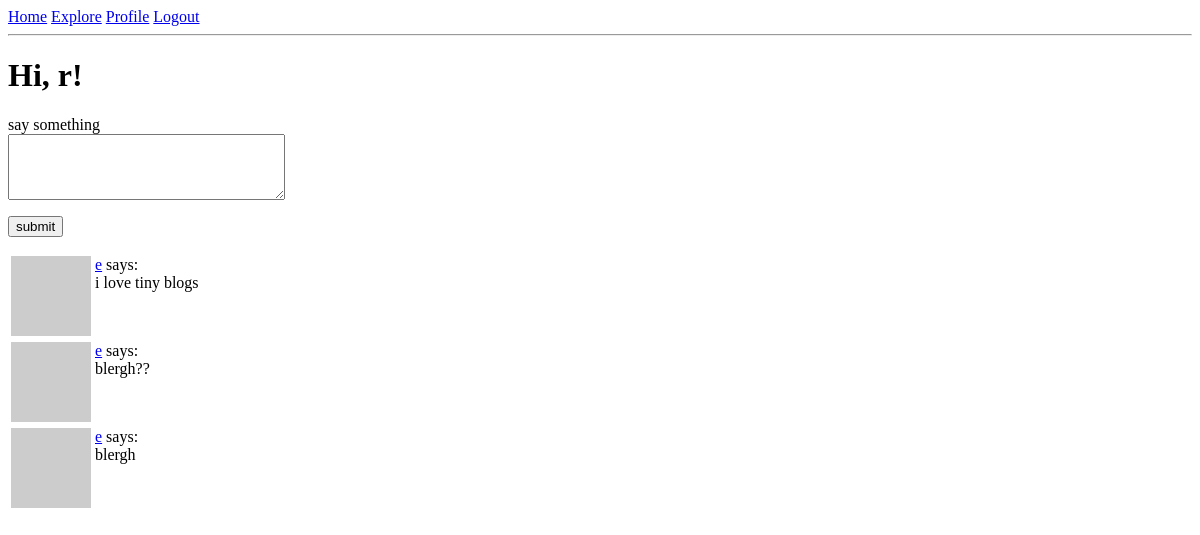
The page /index (signed in) on the database as committed earlier.
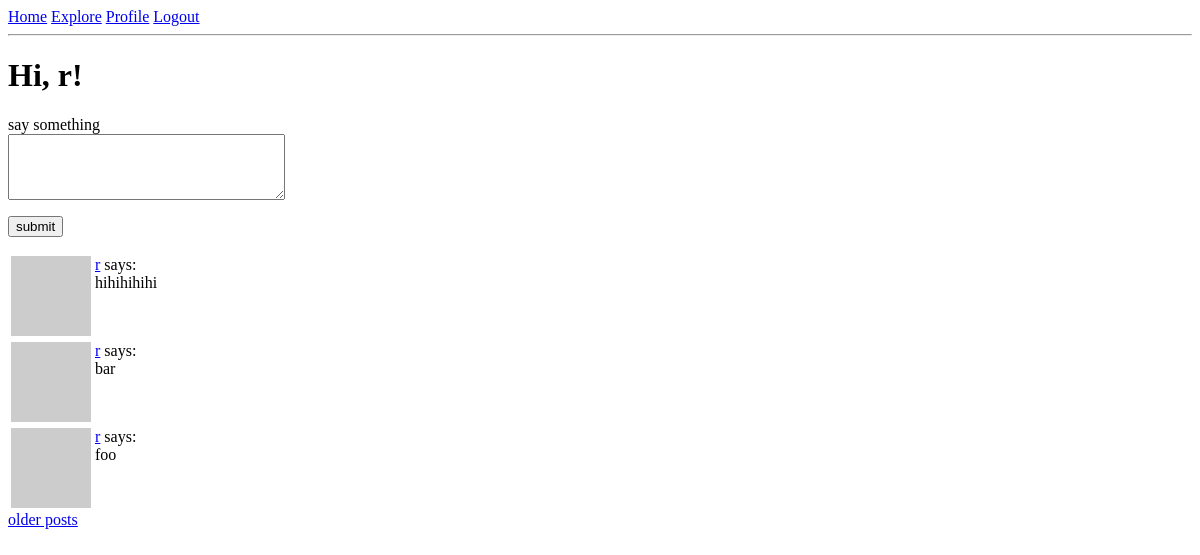
The same page on the database as committed later.
### app/models.py (models this page shows, shortened)
class User(UserMixin, db.Model):
    id = db.Column(db.Integer, primary_key=True)
    username = db.Column(db.String(64), index=True, unique=True)
    email = db.Column(db.String(120), index=True, unique=True)
    password_hash = db.Column(db.String(128))
    about_me = db.Column(db.String(140))
    last_seen = db.Column(db.DateTime, default = datetime.utcnow)
    posts = db.relationship('Post', backref='author', lazy='dynamic')
    followed = db.relationship(
        'User', secondary=followers,
        primaryjoin=(followers.c.follower_id == id),
        secondaryjoin=(followers.c.followed_id == id),
        backref=db.backref('followers', lazy='dynamic'), lazy='dynamic'
    )
    def avatar(self, size):
        digest = md5(self.email.lower().encode('utf-8')).hexdigest()
        return 'https://www.gravatar.com/avatar/{}?d=retro&s={}'.format(digest, size)
    def followed_posts(self):
        followed = Post.query.join( #1- followers association table, 2- join condition
            followers, (followers.c.followed_id == Post.user_id)).filter(
                followers.c.follower_id == self.id)
        own = Post.query.filter_by(user_id = self.id) #assign user_id (me) to self.id - try filter_by(self.id) - does this work?
        return followed.union(own).order_by(Post.timestamp.desc())

class Post(db.Model):
    id = db.Column(db.Integer, primary_key=True)
    body = db.Column(db.String(140))
    timestamp = db.Column(db.DateTime, index=True, default=datetime.utcnow)
    user_id = db.Column(db.Integer, db.ForeignKey('user.id'))

### app/routes.py (the view)
@app.route('/', methods=['GET', 'POST'])
@app.route('/index', methods=['GET', 'POST'])
@login_required
def index():
    form = PostForm()
    if form.validate_on_submit():
        post = Post(body=form.post.data, author=current_user)
        db.session.add(post)
        db.session.commit()
        flash('your post is now live')
        return redirect(url_for('index'))
    page = request.args.get('page', 1, type=int)
    posts = current_user.followed_posts().paginate(
        page, app.config['POSTS_PER_PAGE'], False) #same level as 'return' so we can reference it in index
    next_url = url_for('index', page=posts.next_num) if posts.has_next else None
    prev_url = url_for('index', page=posts.prev_num) if posts.has_prev else None
    return render_template('index.html', title='Home', posts=posts.items, form=form, next_url=next_url, prev_url=prev_url)

### app/forms.py
class PostForm(FlaskForm):
    post = TextAreaField('say something', validators=[
        DataRequired(), Length(min=1, max=140)])
    submit = SubmitField('submit')

### app/models.py (called while the page is built)
@login.user_loader
def load_user(id):
    return User.query.get(int(id))

### app/routes.py (called while the page is built)
@app.before_request
def before_request():
    if current_user.is_authenticated:
        current_user.last_seen = datetime.utcnow()
        db.session.commit()

### app/templates/index.html (shortened to what this page needs)
{% extends "base.html" %}
{% block content %}
    <h1>Hi, {{ current_user.username }}!</h1>
    {% if form %}
        <form action="" method="post">
            <p>
                {{ form.post.label }}<br />
                {{ form.post(cols=32, rows=4)}}<br />
            </p>
            <p>{{ form.submit() }}</p>
        </form>
    {% endif %}
    {% for post in posts %}
       {% include '_post.html' %}
    {% endfor %}
    {% if next_url %}
        <a href="{{ next_url }}">older posts</a>
    {% endif %}
{% endblock %}

### app/templates/base.html (shortened to what this page needs)
<html>
    <head>
    </head>
    <body>
        <a href="{{ url_for('index') }}">Home</a>
        <a href="{{ url_for('explore') }}">Explore</a>
        {% if current_user.is_anonymous %}
        <a href="{{ url_for('login') }}">Login</a>
        {% else %}
        <a href="{{ url_for('user', username=current_user.username) }}">Profile</a>
        <a href="{{ url_for('logout') }}">Logout</a>
        {% endif %}
        <hr>
        {% block content %}{% endblock %}
    </body>
</html>

### app/templates/_post.html
<table>
    <tr valign="top">
        <td>
            <a href="{{ url_for('user', username=post.author.username) }}">
                <img src="{{ post.author.avatar(36) }}">
            </a>
        </td>
        <td>
            <a href="{{ url_for('user', username=post.author.username) }}">{{ post.author.username }}</a>
            says:<br />{{ post.body }}
        </td>
    </tr>
</table>

Rows that differ between the two databases and show on the page:
no longer on this page (row unchanged): Post: author.username "e", body "i love tiny blogs"
no longer on this page (row unchanged): Post: author.username "e", body "blergh??"
no longer on this page (row unchanged): Post: author.username "e", body "blergh"
added Post: author.username "r", body "hihihihihi"
added Post: author.username "r", body "bar"
added Post: author.username "r", body "foo"
Other text that changed with them:
text now shown: "older posts"
